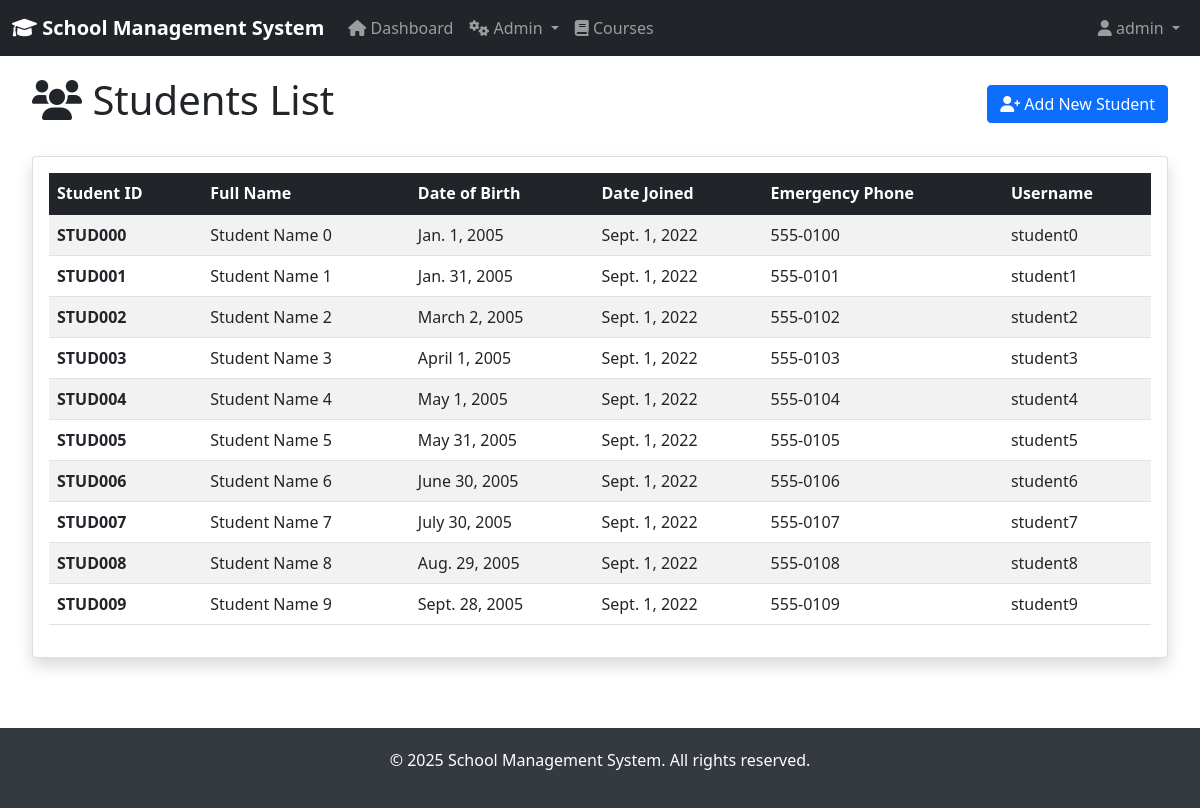
The app's page /students/ (signed in) with its own data.
### students/models.py (models this page shows, shortened)
class Student(models.Model):
    id = models.AutoField(primary_key=True)
    user = models.OneToOneField(User, on_delete=models.CASCADE)
    student_id = models.CharField(max_length=20, unique=True)
    full_name = models.CharField(max_length=100)
    date_of_birth = models.DateField()
    date_joined = models.DateField()
    emergency_phone = models.CharField(max_length=20)
    class Meta:
        ordering = ['student_id']

### students/views.py (the view)
# urls.py: path('', views.student_list, name='student_list'),
@login_required
def student_list(request):
    if not (request.user.is_superuser or
            (hasattr(request.user, 'userprofile') and request.user.userprofile.user_type == 'admin')):
        messages.error(request, 'Access denied. Admin privileges required.')
        return redirect('dashboard')
    students = Student.objects.all().order_by('student_id')
    paginator = Paginator(students, 10)
    page_number = request.GET.get('page')
    page_obj = paginator.get_page(page_number)
    return render(request, 'students/student_list.html', {'page_obj': page_obj})

### accounts/templatetags/auth_tags.py (called while the page is built)
@register.filter
def is_admin(user):
    if user.is_superuser:
        return True
    try:
        return user.userprofile.user_type == 'admin'
    except (AttributeError, UserProfile.DoesNotExist):
        return False

@register.filter
def is_student(user):
    try:
        return user.userprofile.user_type == 'student'
    except (AttributeError, UserProfile.DoesNotExist):
        return False

### templates/students/student_list.html (shortened to what this page needs)
{% extends 'base.html' %}
{% block content %}
<div class="row">
    <div class="col-12 d-flex justify-content-between align-items-center mb-4">
        <h1><i class="fas fa-users"></i> Students List</h1>
        <a href="{% url 'add_student' %}" class="btn btn-primary">
            <i class="fas fa-user-plus"></i> Add New Student
        </a>
    </div>
</div>
<div class="card shadow">
    <div class="card-body">
        {% if page_obj %}
            <div class="table-responsive">
                <table class="table table-striped table-hover">
                    <thead class="table-dark">
                        <tr>
                            <th>Student ID</th>
                            <th>Full Name</th>
                            <th>Date of Birth</th>
                            <th>Date Joined</th>
                            <th>Emergency Phone</th>
                            <th>Username</th>
                        </tr>
                    </thead>
                    <tbody>
                        {% for student in page_obj %}
                            <tr>
                                <td><strong>{{ student.student_id }}</strong></td>
                                <td>{{ student.full_name }}</td>
                                <td>{{ student.date_of_birth }}</td>
                                <td>{{ student.date_joined }}</td>
                                <td>{{ student.emergency_phone }}</td>
                                <td>{{ student.user.username }}</td>
                            </tr>
                        {% endfor %}
                    </tbody>
                </table>
            </div>
        {% endif %}
    </div>
</div>
{% endblock %}

### templates/base.html (shortened to what this page needs)
{% load auth_tags %}
<!DOCTYPE html>
<html lang="en">
<head>
    <link href="https://cdn.jsdelivr.net/npm/bootstrap@5.1.3/dist/css/bootstrap.min.css" rel="stylesheet">
    <link href="https://cdnjs.cloudflare.com/ajax/libs/font-awesome/6.0.0/css/all.min.css" rel="stylesheet">
</head>
<body>
    <nav class="navbar navbar-expand-lg navbar-dark bg-dark">
        <div class="container-fluid">
            <a class="navbar-brand" href="{% url 'dashboard' %}">
                <i class="fas fa-graduation-cap"></i> School Management System
            </a>
            <div class="collapse navbar-collapse" id="navbarNav">
                <ul class="navbar-nav me-auto">
                    {% if user.is_authenticated %}
                        <li class="nav-item">
                            <a class="nav-link" href="{% url 'dashboard' %}">
                                <i class="fas fa-home"></i> Dashboard
                            </a>
                        </li>
                        {% if user|is_admin %}
                            <li class="nav-item dropdown">
                                <a class="nav-link dropdown-toggle" href="#" id="adminDropdown" role="button" data-bs-toggle="dropdown">
                                    <i class="fas fa-cogs"></i> Admin
                                </a>
                            </li>
                        {% endif %}
                        <li class="nav-item">
                            <a class="nav-link" href="{% url 'course_list' %}">
                                <i class="fas fa-book"></i> Courses
                            </a>
                        </li>
                    {% endif %}
                </ul>
                <ul class="navbar-nav">
                    {% if user.is_authenticated %}
                        <li class="nav-item dropdown">
                            <a class="nav-link dropdown-toggle" href="#" id="userDropdown" role="button" data-bs-toggle="dropdown">
                                <i class="fas fa-user"></i> {{ user.username }}
                            </a>
                        </li>
                    {% else %}
                        <li class="nav-item">
                            <a class="nav-link" href="{% url 'login' %}">
                                <i class="fas fa-sign-in-alt"></i> Login
                            </a>
                        </li>
                    {% endif %}
                </ul>
            </div>
        </div>
    </nav>
    <div class="container-fluid">
        <div class="row">
            <main class="col-12">
                <div class="content">
                    {% block content %}
                    {% endblock %}
                </div>
            </main>
        </div>
    </div>
    <footer class="footer">
        <div class="container">
            <p>&copy; 2025 School Management System. All rights reserved.</p>
        </div>
    </footer>
</body>
</html>

### templates/base.html (style rules this page uses)
.navbar-brand { font-weight: bold; }
.content { padding: 20px; }
.footer { background-color: #343a40; color: white; text-align: center; padding: 20px 0; margin-top: 50px; }

### records on screen
Student: student_id "STUD000", full_name "Student Name 0", date_of_birth "Jan. 1, 2005", date_joined "Sept. 1, 2022", emergency_phone "555-0100", user.username "student0"
Student: student_id "STUD001", full_name "Student Name 1", date_of_birth "Jan. 31, 2005", date_joined "Sept. 1, 2022", emergency_phone "555-0101", user.username "student1"
Student: student_id "STUD002", full_name "Student Name 2", date_of_birth "March 2, 2005", date_joined "Sept. 1, 2022", emergency_phone "555-0102", user.username "student2"
Student: student_id "STUD003", full_name "Student Name 3", date_of_birth "April 1, 2005", date_joined "Sept. 1, 2022", emergency_phone "555-0103", user.username "student3"
Student: student_id "STUD004", full_name "Student Name 4", date_of_birth "May 1, 2005", date_joined "Sept. 1, 2022", emergency_phone "555-0104", user.username "student4"
Student: student_id "STUD005", full_name "Student Name 5", date_of_birth "May 31, 2005", date_joined "Sept. 1, 2022", emergency_phone "555-0105", user.username "student5"
Student: student_id "STUD006", full_name "Student Name 6", date_of_birth "June 30, 2005", date_joined "Sept. 1, 2022", emergency_phone "555-0106", user.username "student6"
Student: student_id "STUD007", full_name "Student Name 7", date_of_birth "July 30, 2005", date_joined "Sept. 1, 2022", emergency_phone "555-0107", user.username "student7"
Student: student_id "STUD008", full_name "Student Name 8", date_of_birth "Aug. 29, 2005", date_joined "Sept. 1, 2022", emergency_phone "555-0108", user.username "student8"
Student: student_id "STUD009", full_name "Student Name 9", date_of_birth "Sept. 28, 2005", date_joined "Sept. 1, 2022", emergency_phone "555-0109", user.username "student9"

### other values on screen
{{ user.username }} "admin"
